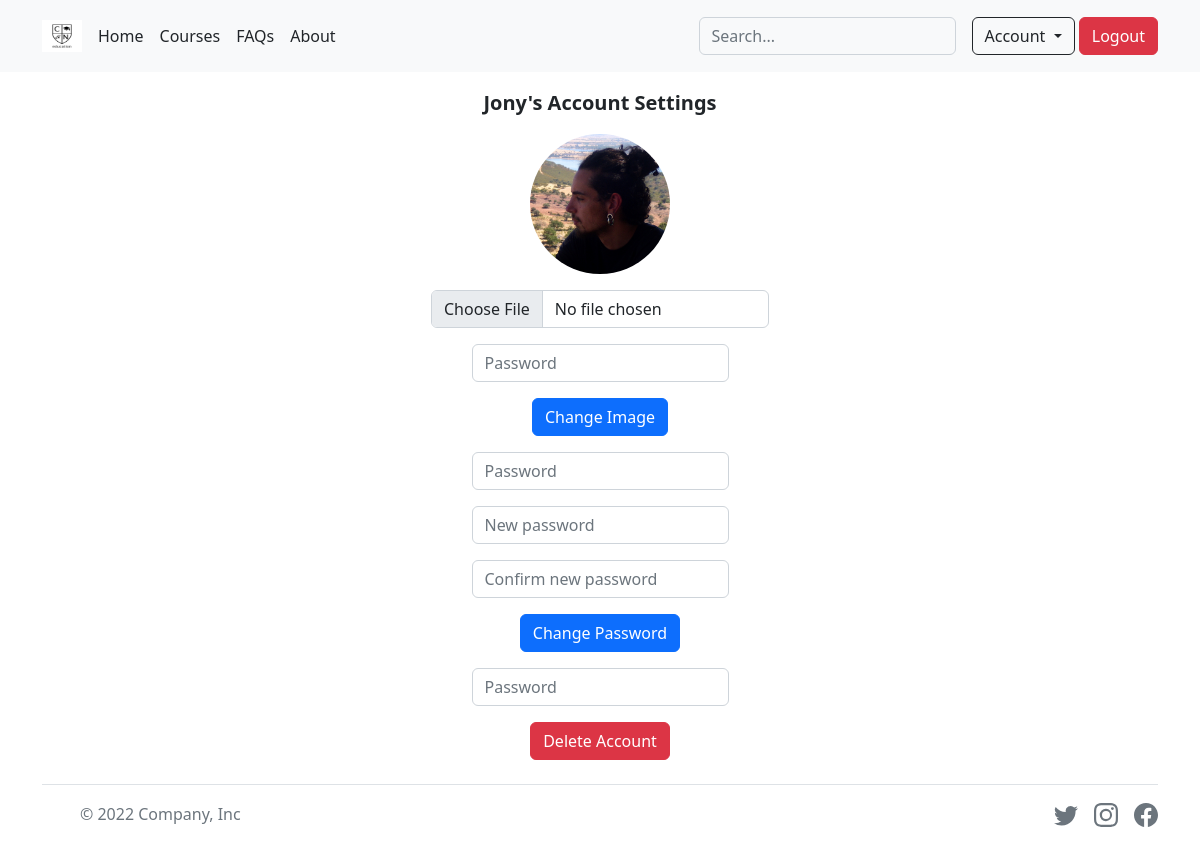
Page /settings (signed in) on the earlier database version.
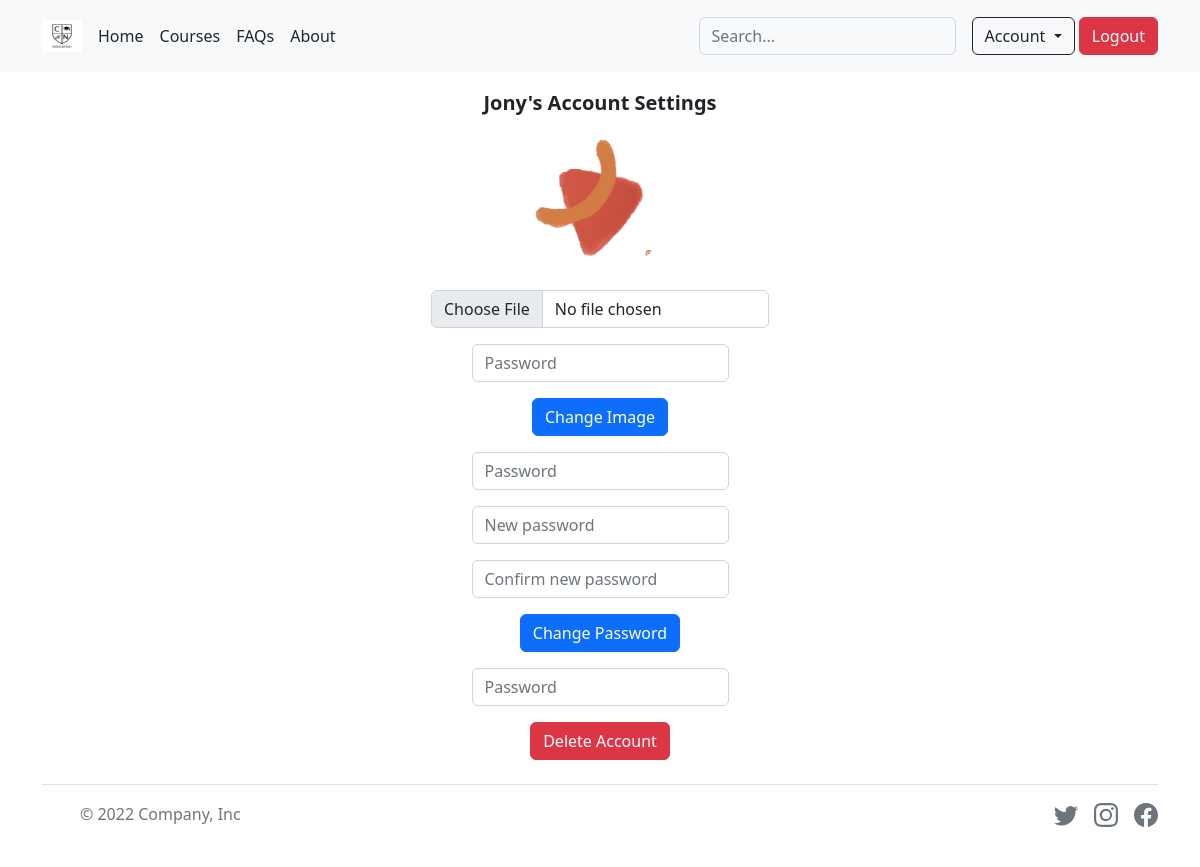
Same page on the later database version.
### tables this page shows
CREATE TABLE 'users' (id INTEGER PRIMARY KEY AUTOINCREMENT NOT NULL, username TEXT NOT NULL, hash TEXT NOT NULL, 'admin' NUMERIC NOT NULL DEFAULT 1, 'img' TEXT NOT NULL DEFAULT '../static/images/users/default.png');

### app.py (the view)
@app.route("/settings", methods=["GET", "POST"])
@login_required
def settings():
    if request.method == "POST":
        if not request.form.get("password"):
            flash("Must provide password")
            return redirect("/settings")
        elif request.form.get("delete") != None:
            rows = db.execute("SELECT * FROM users WHERE id = ?", session["user_id"])
            if len(rows) != 1 or not check_password_hash(rows[0]["hash"], request.form.get("password")):
                print(rows)
                flash("Wrong Password!")
                return redirect("/settings")
            else:
                db.execute("DELETE FROM users WHERE id = ?", session["user_id"])
                db.execute("DELETE FROM users_courses WHERE user_id = ?", session["user_id"])
                flash("Account deleted")
                return redirect("/logout")
        elif request.form.get("image"):
            if 'file' not in request.files:
                flash('No file part')
                return redirect("/settings")
            file = request.files['file']
            if file.filename == '':
                flash('No selected file')
                return redirect("/settings")
            if file and allowed_file(file.filename):
                filename = secure_filename(file.filename)
                file.save(os.path.join(app.config["UPLOAD_FOLDER"], filename))
                os.rename(os.path.join(app.config["UPLOAD_FOLDER"], filename), os.path.join(app.config["UPLOAD_FOLDER"], str(session["user_id"]) + ".png"))
                db.execute("UPDATE users SET img = ?", os.path.join(app.config["UPLOAD_FOLDER"], str(session["user_id"]) + ".png"))
                return redirect("/settings")
        elif request.form.get("button_pass") != None:
            if not request.form.get("password_new"):
                flash("Must provide new password")
                return redirect("/settings")
            elif not request.form.get("password_confirm"):
                flash("Must confirm new password")
                return redirect("/settings")
            elif request.form.get("password_new") != request.form.get("password_confirm"):
                flash("New passwords do not match")
                return redirect("/settings")
            else:
                password_new = request.form.get("password_new")
                if password_check(password_new):
                    rows = db.execute("SELECT * FROM users WHERE id = ?", session["user_id"])
                    if len(rows) != 1 or not check_password_hash(rows[0]["hash"], request.form.get("password")):
                        flash("Wrong Password!")
                        return redirect("/settings")
                    db.execute("UPDATE users SET hash = ? WHERE id = ?", generate_password_hash(password_new), session["user_id"])
                    flash("Password changed!")
                    return redirect("/settings")
                else:
                    return redirect("/settings")
    else:
        name = db.execute("SELECT * FROM users WHERE id = ?", session["user_id"])
        return render_template("account_settings.html", name=name)

### app.py (called while the page is built)
@app.after_request
def after_request(response):
    response.headers["Cache-Control"] = "no-cache, no-store, must-revalidate"
    response.headers["Expires"] = 0
    response.headers["Pragma"] = "no-cache"
    return response

### helpers.py (called while the page is built)
def login_required(f):
    @wraps(f)
    def decorated_function(*args, **kwargs):
        if session.get("user_id") is None:
            return redirect("/login")
        return f(*args, **kwargs)
    return decorated_function

### templates/account_settings.html (shortened to what this page needs)
{% extends "layout.html" %}
{% block main %}
<div class="text-center">
    <p class="fs-5 fw-bold">{% for name in name %}{{ name.username }}{% endfor %}'s Account Settings</p>
    {% for name in name %}
    <img class="bd-placeholder-img rounded-circle" width="140" height="140" src="{{ name.img }}" role="img" aria-label="Placeholder: 140x140" preserveAspectRatio="xMidYMid slice" focusable="false">
    {% endfor %}
    <form action="/settings" method="post" enctype="multipart/form-data">
    <div class="mb-3">
        <input type="file" class="form-control mx-auto w-auto" id="file" name="file">
      </div>
      <div class="mb-3">
        <input class="form-control mx-auto w-auto" id="password" name="password" placeholder="Password" type="password">
    </div>
      <button class="btn btn-primary" name="image" type="submit" value="upload">Change Image</button>
    </form>
    <form action="/settings" method="post">
        <div class="mb-3">
            <input class="form-control mx-auto w-auto" id="password" name="password" placeholder="Password" type="password">
        </div>
        <div class="mb-3">
            <input class="form-control mx-auto w-auto" id="password_new" name="password_new" placeholder="New password" type="password">
        </div>
        <div class="mb-3">
            <input class="form-control mx-auto w-auto" id="password_confirm" name="password_confirm" placeholder="Confirm new password" type="password">
        </div>
        <button class="btn btn-primary" name="button_pass" type="submit">Change Password</button>
    </form>
    <form action="/settings" method="post">
        <div class="mb-3">
            <input class="form-control mx-auto w-auto" id="password" name="password" placeholder="Password" type="password">
        </div>
        <button class="btn btn-danger" name="delete" type="submit">Delete Account</button>
    </form>
</div>
{% endblock %}

Differences in the rows shown:
changed users "Jony": img: a different picture
